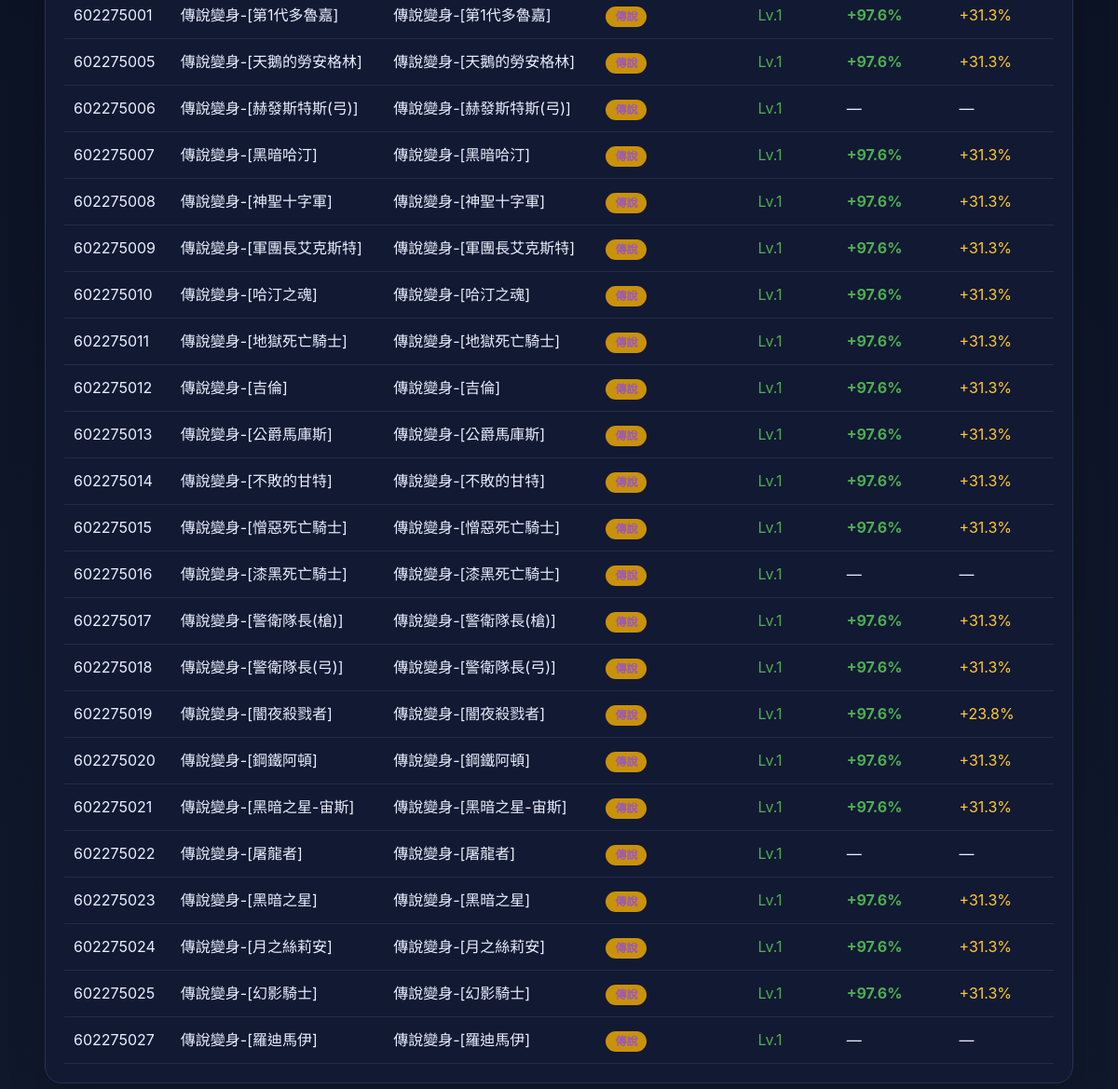
/polymorphs?grade=傳說 (lower part), run on an earlier commit of the app's database.
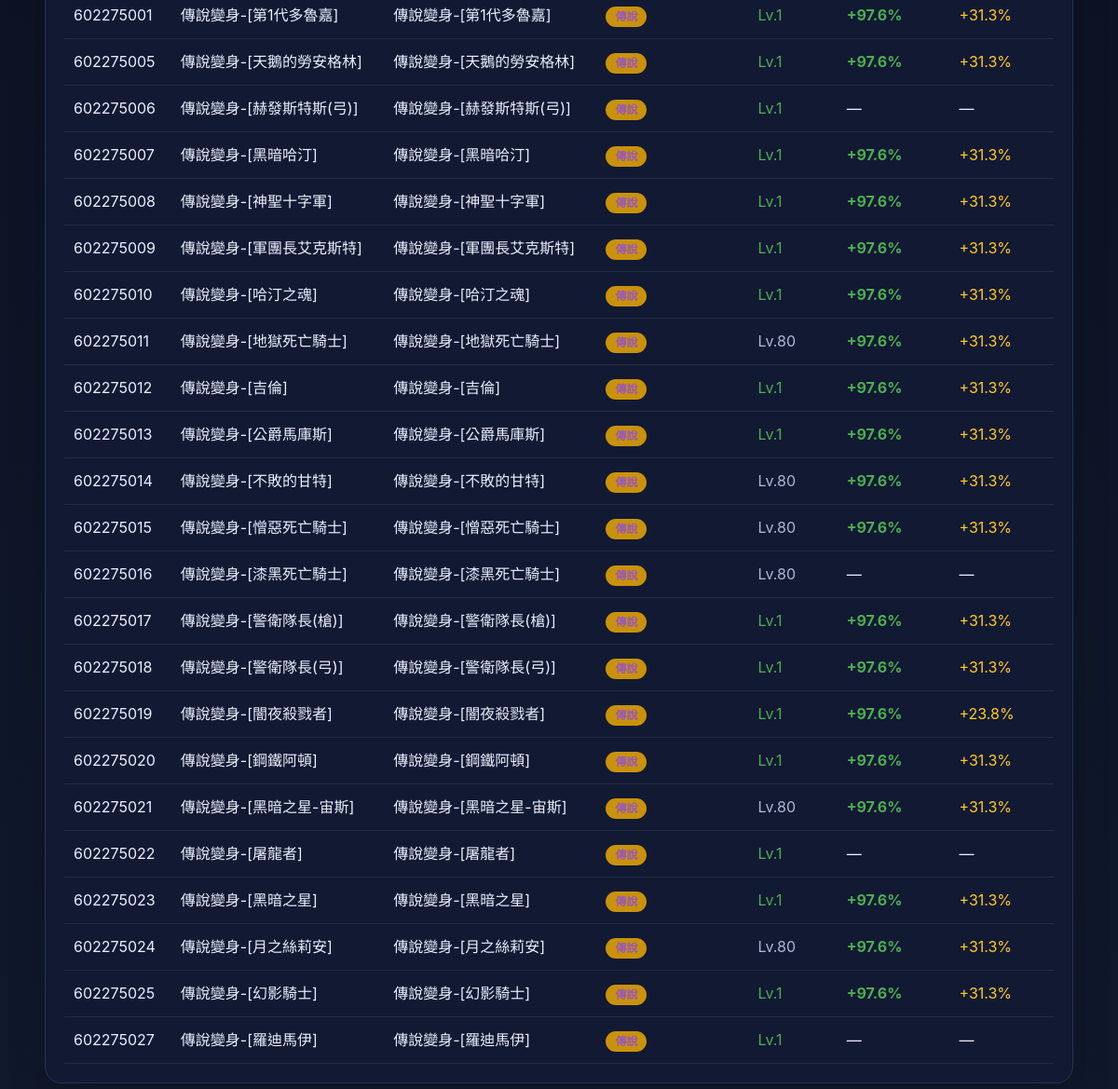
And on a later commit of the database.
### tables this page shows
CREATE TABLE polymorphs (
    id      INTEGER PRIMARY KEY,
    name    TEXT NOT NULL,
    polyid  INTEGER NOT NULL,
    note    TEXT,
    created_at DATETIME DEFAULT CURRENT_TIMESTAMP
, atkspeed INTEGER DEFAULT NULL, movespeed INTEGER DEFAULT NULL, magic_speed INTEGER DEFAULT NULL, minlevel INTEGER DEFAULT NULL, item_id INTEGER DEFAULT NULL, atk_boost REAL DEFAULT NULL, mov_boost REAL DEFAULT NULL, mag_boost REAL DEFAULT NULL);

### app.py (the view)
    @app.route("/polymorphs")
    def polymorphs():
        q = request.args.get("q", "").strip()
        grade = request.args.get("grade", "").strip()
        db = get_db()
        POLY_GRADES = [
            ("神話", "神話變身"),
            ("傳說", "傳說變身"),
            ("英雄", "英雄變身"),
            ("稀有", "稀有變身"),
            ("一般", "一般變身"),
        ]
        sql = """
            SELECT id, name, note, polyid, atkspeed, movespeed, magic_speed, atk_boost, mov_boost, minlevel,
              CASE
                WHEN note LIKE '%神話%' OR name LIKE '%神話%' THEN '神話'
                WHEN note LIKE '%傳說%' OR name LIKE '%傳說%' THEN '傳說'
                WHEN note LIKE '%英雄%' OR name LIKE '%英雄%' THEN '英雄'
                WHEN note LIKE '%稀有%' OR name LIKE '%稀有%' THEN '稀有'
                ELSE '一般'
              END AS grade
            FROM polymorphs
            WHERE note NOT LIKE '%圖鑑%' AND id >= 600000000
        """
        params: list[Any] = []
        if q:
            sql += " AND (name LIKE ? OR note LIKE ?)"
            params.extend([f"%{q}%", f"%{q}%"])
        if grade:
            if grade == "一般":
                sql += """ AND note NOT LIKE '%神話%' AND name NOT LIKE '%神話%'
                           AND note NOT LIKE '%傳說%' AND name NOT LIKE '%傳說%'
                           AND note NOT LIKE '%英雄%' AND name NOT LIKE '%英雄%'
                           AND note NOT LIKE '%稀有%' AND name NOT LIKE '%稀有%'"""
            else:
                sql += " AND (note LIKE ? OR name LIKE ?)"
                params.extend([f"%{grade}%", f"%{grade}%"])
        sql += " ORDER BY id LIMIT 500"
        rows = db.execute(sql, params).fetchall()
        return render_template("polymorphs.html", rows=rows, q=q, grade=grade, poly_grades=POLY_GRADES)

### app.py (called while the page is built)
def get_db() -> sqlite3.Connection:
    if "db" not in g:
        db_path = Path(current_app().config["DATABASE"])
        db_path.parent.mkdir(parents=True, exist_ok=True)
        conn = sqlite3.connect(db_path)
        conn.row_factory = sqlite3.Row
        g.db = conn
    return g.db

def current_app() -> Flask:
    from flask import current_app as flask_current_app
    return flask_current_app

### templates/polymorphs.html (shortened to what this page needs)
{% extends "base.html" %}
{% block content %}
<section class="card">
  <div class="table-wrap">
    <table data-sortable>
      <tbody>
        {% for r in rows %}
        <tr>
          <td>{{ r.id }}</td>
          <td>{{ r.name }}</td>
          <td>{{ r.note or '—' }}</td>
          <td>
            {% if r.grade == '神話' %}<span class="badge badge-myth grade-myth">神話</span>
            {% elif r.grade == '傳說' %}<span class="badge badge-legend grade-legend">傳說</span>
            {% elif r.grade == '英雄' %}<span class="badge badge-hero grade-hero">英雄</span>
            {% elif r.grade == '稀有' %}<span class="badge badge-rare grade-rare">稀有</span>
            {% else %}<span class="badge badge-normal">一般</span>
            {% endif %}
          </td>
          <td>
          <td>
            {% if r.minlevel and r.minlevel > 1 %}
              <span class="muted">Lv.{{ r.minlevel }}</span>
            {% else %}
              <span style="color:#4caf50">Lv.1</span>
            {% endif %}
          </td>
          <td>
            {% if r.atk_boost is not none and r.atk_boost > 0 %}
              {% if r.atk_boost > 100 %}<span style="color:#ff6b6b;font-weight:700">+{{ "%.1f"|format(r.atk_boost) }}% ⚡</span>
              {% elif r.atk_boost > 50 %}<span style="color:#4caf50;font-weight:700">+{{ "%.1f"|format(r.atk_boost) }}%</span>
              {% elif r.atk_boost > 20 %}<span style="color:#ffca28">+{{ "%.1f"|format(r.atk_boost) }}%</span>
              {% else %}<span class="muted">+{{ "%.1f"|format(r.atk_boost) }}%</span>{% endif %}
            {% else %}—{% endif %}
          </td>
          <td>
            {% if r.mov_boost is not none and r.mov_boost > 0 %}
              {% if r.mov_boost > 50 %}<span style="color:#4caf50;font-weight:700">+{{ "%.1f"|format(r.mov_boost) }}% ⚡</span>
              {% elif r.mov_boost > 20 %}<span style="color:#ffca28">+{{ "%.1f"|format(r.mov_boost) }}%</span>
              {% else %}<span class="muted">+{{ "%.1f"|format(r.mov_boost) }}%</span>{% endif %}
            {% else %}—{% endif %}
          </td>
        </tr>
        {% else %}
        <tr><td colspan="7">查無資料</td></tr>
        {% endfor %}
      </tbody>
    </table>
  </div>
</section>
{% endblock %}

### templates/base.html (shortened to what this page needs)
<!doctype html>
<html lang="zh-Hant">
<head>
  <link rel="stylesheet" href="{{ url_for('static', filename='style.css') }}">
</head>
<body>
  <main class="container page">
    {% block content %}{% endblock %}
  </main>
</body>
</html>

### static/style.css (style rules this page uses)
:root { --bg:#0b1020;--card:#121933;--line:#293252;--text:#eaf0ff;--muted:#aeb8d6;--accent:#6ea8fe }
* { box-sizing:border-box }
body { margin:0;background:linear-gradient(180deg,#0a1020,#10182c);color:var(--text);font:16px/1.5 -apple-system,BlinkMacSystemFont,Segoe UI,Roboto,PingFang TC,Noto Sans TC,sans-serif }
.container { width:min(1120px,92vw);margin:0 auto }
.page { padding:28px 0 40px }
.card { background:var(--card);border:1px solid var(--line);border-radius:18px;padding:20px;margin-bottom:18px;box-shadow:0 14px 40px rgba(0,0,0,.18) }
.muted { color:var(--muted) }
.table-wrap { overflow:auto }
table { width:100%;border-collapse:collapse;min-width:720px }
.badge { display:inline-block;padding:2px 10px;border-radius:20px;font-size:12px;font-weight:700 }
.badge-legend { background:#c9920a;color:#fff }
.grade-legend { color:#9b59b6;font-weight:700 }

What changed in the data, as far as the page shows it:
changed polymorphs "傳說變身-[地獄死亡騎士]": minlevel (not shown) → "80"; minlevel "Lv.1" → "Lv."
changed polymorphs "傳說變身-[不敗的甘特]": minlevel (not shown) → "80"; minlevel "Lv.1" → "Lv."
changed polymorphs "傳說變身-[憎惡死亡騎士]": minlevel (not shown) → "80"; minlevel "Lv.1" → "Lv."
changed polymorphs "傳說變身-[漆黑死亡騎士]": minlevel (not shown) → "80"; minlevel "Lv.1" → "Lv."
changed polymorphs "傳說變身-[黑暗之星-宙斯]": minlevel (not shown) → "80"; minlevel "Lv.1" → "Lv."
changed polymorphs "傳說變身-[月之絲莉安]": minlevel (not shown) → "80"; minlevel "Lv.1" → "Lv."
